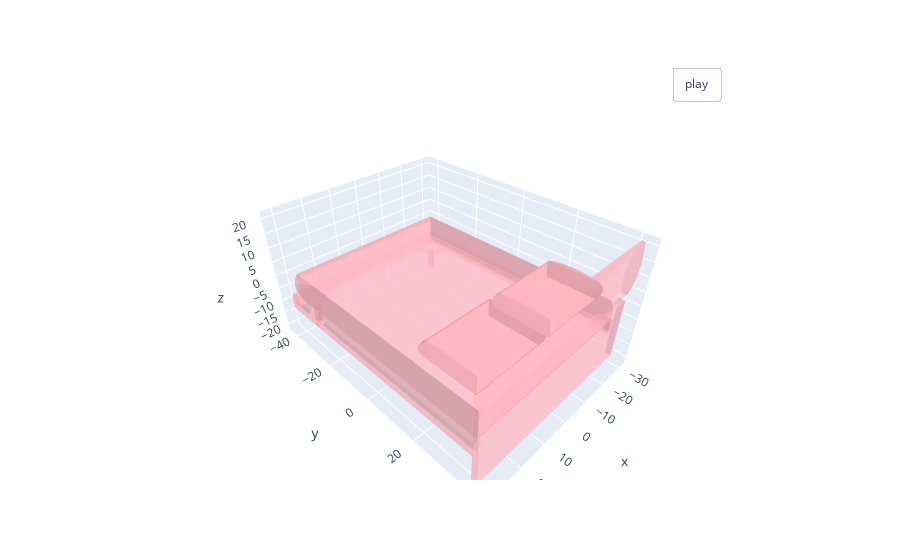

The notebook cell this image was saved under:
### Code cell
import plotly.graph_objects as go
def visualize_rotate(data):
    x_eye, y_eye, z_eye = 1.25, 1.25, 0.8
    frames = []
    
    def rotate_z(x, y, z, theta):
        w = x+1j*y
        return np.real(np.real(1j*theta)*w), np.imag(np.real(1j*theta)*w), z
    
    for t in np.arange(0, 10.26, 0.1):
        xe, ye, ze = rotate_z(x_eye, y_eye, z_eye, -t)
        frames.append(dict(layout=dict(scene=dict(camera=dict(eye=dict(x=xe, y=ye, z=ze))))))
    fig = go.Figure(data=data, 
                    layout=go.Layout(
                        updatemenus=[dict(type="buttons",
                                          showactive=False,
                                          y=1,
                                          x=0.8,
                                          xanchor='left',
                                          yanchor='bottom',
                                          pad=dict(t=45, r=10),
                                          buttons=[dict(label='play',
                                                        method="animate",
                                                        args=[None, dict(frame=dict(duration=50, redraw=True),
                                                                         transition=dict(duration=0),
                                                                         fromcurrent=True,
                                                                         mode='immediate')]
                                                        )
                                                   ]
                                          )
                                     ]
                    ),
                    frames=frames
        )
    return fig

visualize_rotate([go.Mesh3d(x=x, y=y, z=z, i=i, j=j, k=k, color='lightpink', opacity=0.5)]).show()

### Figure 1 — Plotly figure (JSON) as saved in the notebook; plotly's stock layout.template omitted (floating-point values rounded to 4 significant figures; data arrays with more than 128 entries replaced by an {"elided": "..."} marker saying what was removed)
{"data": [{"color": "lightpink", "i": {"elided": "1807 int values"}, "j": {"elided": "1807 int values"}, "k": {"elided": "1807 int values"}, "opacity": 0.5, "type": "mesh3d", "x": {"elided": "2095 float values"}, "y": {"elided": "2095 float values"}, "z": {"elided": "2095 float values"}}], "layout": {"updatemenus": [{"buttons": [{"args": [null, {"frame": {"duration": 50, "redraw": true}, "fromcurrent": true, "mode": "immediate", "transition": {"duration": 0}}], "label": "play", "method": "animate"}], "pad": {"r": 10, "t": 45}, "showactive": false, "type": "buttons", "x": 0.8, "xanchor": "left", "y": 1, "yanchor": "bottom"}]}}
